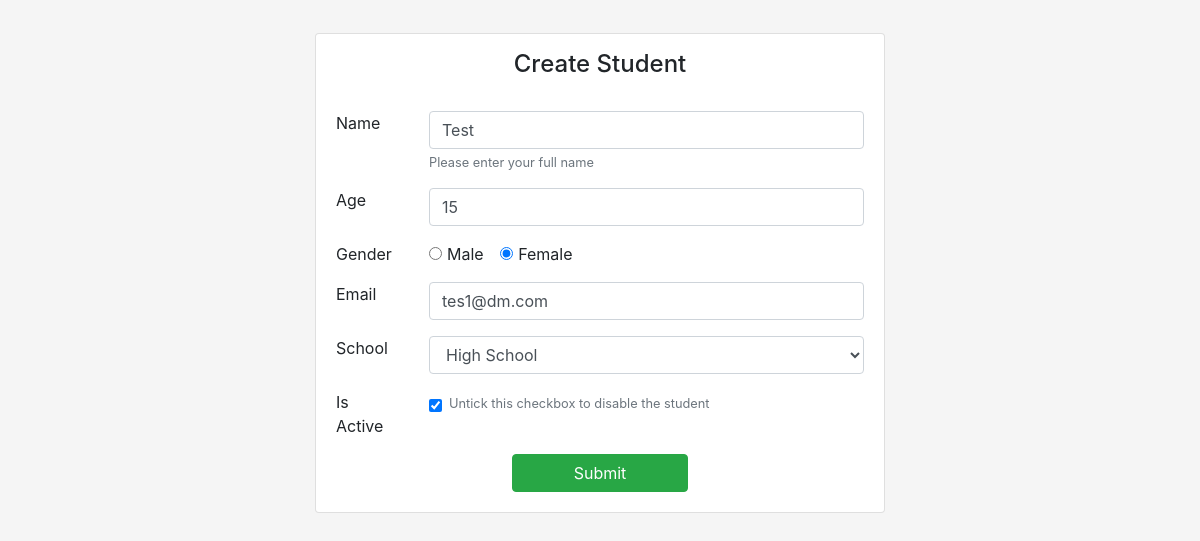
Page /edit/4/ on the committed database.
### student/models.py (models this page shows, shortened)
class CustomUser(AbstractUser):
    email = models.EmailField(max_length=254, unique=True, db_index=True)
    name = models.CharField(max_length=100, default='')
    age = models.PositiveIntegerField(default=0)
    gender = models.CharField(
        max_length=1,
        choices=GENDER_TYPE,
        default=GENDER_TYPE[0][0],
        blank=False
    )
    school = models.CharField(
        max_length=2,
        choices=SCHOOL_TYPE,
        null=True,
        blank=True
    )
    is_active = models.BooleanField(default=True)
    username = models.CharField(max_length=40, unique=False, default='')
    USERNAME_FIELD = 'email'
    REQUIRED_FIELDS = ['name', 'age', 'gender', 'school', 'is_active']

### student/views.py (the view)
# urls.py: path('edit/<int:student_id>/', views.edit_student, name='edit_student'),
def edit_student(request, student_id):
    try:
        student = CustomUser.objects.get(pk=student_id)
        form = UserForm(request.POST or None, instance=student)
    except CustomUser.DoesNotExist: # If( user not found
        messages.add_message(
            request,
            messages.ERROR,
            'Student not found!'
        )
        return redirect('student:list_student')
    else:
        if request.method == 'POST' and form.is_valid():
            form.save()
            messages.add_message(
                request,
                messages.SUCCESS,
                'Student data updated successfully'
            )
            return redirect('student:list_student')
        else:
            for error_field in form.errors:
                if error_field in form.fields:
                    form.fields[error_field].widget.attrs['class'] += ' is-invalid'
        return render(request, 'student/update.html', {'form':form})

### student/templates/student/update.html (shortened to what this page needs)
{% extends "base.html" %}
{% block content %}
<div class="col-md-6 offset-md-3 mt-3">
    <div class="card">
        <div class="card-title text-center mt-3">
            <span class="h4">Create Student</span>
        </div>
        <div class="card-body">
            {% include "student/student_form.html" %}
        </div>
    </div>
</div>
{% endblock content %}

### student/templates/student/student_form.html (shortened to what this page needs)
<form method="post" action=".">
    <div class="form-group row">
        <label class="col-sm-2" for="{{form.name.id_for_label}}">Name</label>
        <div class="col-sm-10">
            {{form.name}}
            {% if form.name.help_text %}
                <small class="form-text text-muted">{{form.name.help_text|safe}}</small>
            {% endif %}
        </div>
    </div>
    <div class="form-group row">
        <label class="col-sm-2" for="{{form.age.id_for_label}}">Age</label>
        <div class="col-sm-10">
            {{form.age}}
        </div>
    </div>
    <div class="form-group row">
        <div class="col-sm-2">Gender</div>
        <div class="col-sm-10">
            {% for gender in form.gender %}
                <div class="form-check form-check-inline">
                    {{ gender.tag }}
                    <label class="form-check-label" for="{{ gender.id_for_label }}">{{ gender.choice_label }}</label>
                </div>
            {% endfor %}
        </div>
    </div>
    <div class="form-group row">
        <label class="col-sm-2" for="{{form.email.id_for_label}}">Email</label>
        <div class="col-sm-10">
            {{form.email}}
        </div>
    </div>
    <div class="form-group row">
        <div class="col-sm-2">School</div>
        <div class="col-sm-10">
            {{form.school}}
        </div>
    </div>
    <div class="form-group row">
        <div class="col-sm-2">Is Active</div>
        <div class="col-sm-10">
            <div class="form-check">
                {{ form.is_active }}
                {% if form.is_active.help_text %}
                    <small class="form-text text-muted">{{form.is_active.help_text|safe}}</small>
                {% endif %}
            </div>
        </div>
    </div>
    <button type="submit" class="btn btn-success col-sm-4 offset-sm-4">Submit</button>
</form>

### static/css/main.css (style rules this page uses)
html, body { height: 100%; }
body { background-color: #f5f5f5; }

### rows in the picture
CustomUser: name "Test", age "15", email "tes1@dm.com", school "High School", is_active "☑"

### other values in the picture
{{ gender.choice_label }} "Male" "Female"
